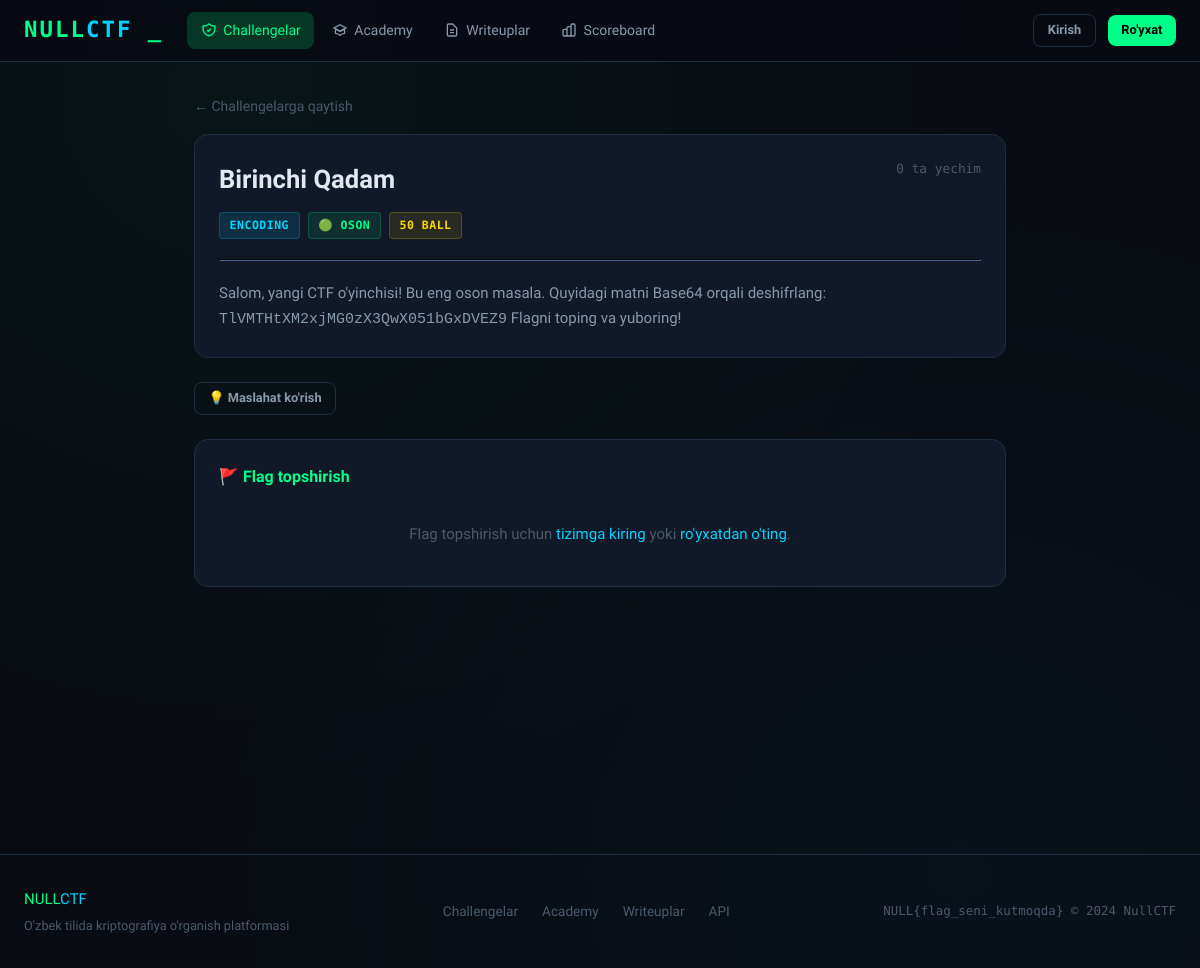
The page /challenges/1 on the database its author committed.
### backend/models/database.py (models this page shows, shortened)
class Challenge(db.Model):
    __tablename__ = 'challenges'
    id          = db.Column(db.Integer, primary_key=True)
    title       = db.Column(db.String(200), nullable=False)
    description = db.Column(db.Text, nullable=False)
    category    = db.Column(db.String(50), nullable=False)   # RSA, XOR, AES, ...
    difficulty  = db.Column(db.String(20), nullable=False)   # oson, o'rta, qiyin
    points      = db.Column(db.Integer, default=100)
    flag        = db.Column(db.String(300), nullable=False)  # NULL{...}
    hint        = db.Column(db.Text)
    attachment  = db.Column(db.String(300))                  # fayl yo'li (ixtiyoriy)
    is_active   = db.Column(db.Boolean, default=True)
    created_at  = db.Column(db.DateTime, default=datetime.utcnow)
    submissions = db.relationship('Submission', backref='challenge', lazy='dynamic')
    writeups    = db.relationship('Writeup', backref='challenge', lazy='dynamic')
    def solve_count(self):
        return self.submissions.filter_by(correct=True).count()

### backend/routes/challenges.py (the view, shortened to what this page needs)
@challenges_bp.route('/challenges/<int:challenge_id>', methods=['GET', 'POST'])
def challenge_detail(challenge_id):
    challenge = Challenge.query.get_or_404(challenge_id)
    solved = False
    show_hint = False
    if current_user.is_authenticated:
        solved = challenge_id in current_user.solved_challenges()
        show_hint = request.args.get('hint') == '1'
    writeups = challenge.writeups.filter_by(is_active=True).all() if solved else []
    return render_template('challenges/detail.html',
                           challenge=challenge,
                           solved=solved,
                           show_hint=show_hint,
                           writeups=writeups)

### frontend/templates/challenges/detail.html (shortened to what this page needs)
{% extends 'base.html' %}
{% block content %}
<div class="container" style="max-width:860px;">
  <div style="margin: 2rem 0 1rem;">
    <a href="{{ url_for('challenges.challenges_list') }}" style="color:var(--text-muted); font-size:.875rem;">
      ← Challengelarga qaytish
    </a>
  </div>
  <div class="card" style="margin-bottom:1.5rem;">
    <div style="display:flex; justify-content:space-between; align-items:flex-start; gap:1rem; flex-wrap:wrap;">
      <div>
        <h1 style="font-size:1.6rem; font-weight:800; margin-bottom:.75rem;">
          {{ challenge.title }}
        </h1>
        <div style="display:flex; gap:.5rem; flex-wrap:wrap;">
          <span class="badge badge-category">{{ challenge.category }}</span>
          {% if challenge.difficulty == 'oson' %}
            <span class="badge badge-easy">🟢 Oson</span>
          {% elif challenge.difficulty == "o'rta" %}
            <span class="badge badge-medium">🟡 O'rta</span>
          {% else %}
            <span class="badge badge-hard">🔴 Qiyin</span>
          {% endif %}
          <span class="badge" style="background:rgba(255,215,0,.1); color:var(--yellow); border:1px solid rgba(255,215,0,.2);">
            {{ challenge.points }} ball
          </span>
        </div>
      </div>
      <div style="text-align:right; color:var(--text-muted); font-family:var(--mono); font-size:.8rem;">
        <div>{{ challenge.solve_count() }} ta yechim</div>
      </div>
    </div>
    <hr style="border-color:var(--border); margin:1.25rem 0;">
    <div style="color:var(--text-secondary); line-height:1.7;">
      {{ challenge.description|safe }}
    </div>
  </div>
  {% if challenge.hint %}
  <div style="margin-bottom:1.5rem;">
    {% if not show_hint %}
    <a href="{{ url_for('challenges.challenge_detail', challenge_id=challenge.id) }}?hint=1"
       class="btn btn-ghost btn-sm">
      💡 Maslahat ko'rish
    </a>
    {% endif %}
  </div>
  {% endif %}
  {% if not solved %}
  <div class="card" style="margin-bottom:1.5rem;">
    <h3 style="font-size:1rem; font-weight:700; margin-bottom:1rem; color:var(--green);">
      🚩 Flag topshirish
    </h3>
    {% if current_user.is_authenticated %}
    <form method="POST">
      <div class="flag-input-wrap">
        <span class="flag-prefix">NULL{</span>
        <input type="text" name="flag" class="flag-input"
               placeholder="flagni_shu_yerga_yozing}"
               autocomplete="off" spellcheck="false" autofocus>
      </div>
      <button type="submit" class="btn btn-primary btn-full" style="margin-top:.75rem;">
        Flagni tekshirish
      </button>
    </form>
    <script>
    // NULL{ prefiksini qo'shib yuborish
    document.querySelector('form').addEventListener('submit', function(e) {
      const input = this.querySelector('.flag-input');
      const hiddenFlag = document.createElement('input');
      hiddenFlag.type = 'hidden';
      hiddenFlag.name = 'flag';
      let val = input.value.trim();
      if (!val.startsWith('NULL{')) {
        val = 'NULL{' + val;
      }
      hiddenFlag.value = val;
      input.name = '';
      this.appendChild(hiddenFlag);
    });
    </script>
    {% else %}
    <div style="text-align:center; padding:1rem; color:var(--text-muted);">
      Flag topshirish uchun
      <a href="{{ url_for('auth.login') }}">tizimga kiring</a>
      yoki
      <a href="{{ url_for('auth.register') }}">ro'yxatdan o'ting</a>.
    </div>
    {% endif %}
  </div>
  {% endif %}
</div>
{% endblock %}

### frontend/static/css/main.css (style rules this page uses)
:root { --bg-base: #080b12; --bg-surface: #0d1117; --bg-card: #111827; --bg-hover: #1a2236; --border: #1e2d40; --border-bright: #2a3f5a; --green: #00ff88; --green-dim: #00cc6a; --green-glow: rgba(0,255,136,.18); --cyan: #00d4ff; --cyan-dim: #00a8cc; --purple: #b060ff; --red: #ff4455; --yellow: #ffd700; --orange: #ff8c00; --text-primary: #e2e8f0; --text-secondary: #8899aa; --text-muted: #4a5a6a; --mono: 'Share Tech Mono', monospace; --sans: 'Exo 2', sans-serif; --radius: 8px; --radius-lg: 14px; --shadow: 0 4px 24px rgba(0,0,0,.6); --glow-green: 0 0 20px var(--green-glow); }
*, *::before, *::after { box-sizing: border-box; margin: 0; padding: 0; }
html { scroll-behavior: smooth; }
body { background: var(--bg-base); color: var(--text-primary); font-family: var(--sans); font-size: 15px; line-height: 1.6; min-height: 100vh; background-image: radial-gradient(ellipse at 20% 10%, rgba(0,255,136,.04) 0%, transparent 60%), radial-gradient(ellipse at 80% 90%, rgba(0,212,255,.03) 0%, transparent 60%); }
a { color: var(--cyan); text-decoration: none; }
.btn { display: inline-flex; align-items: center; justify-content: center; gap: .4rem; padding: .55rem 1.25rem; border-radius: var(--radius); font-family: var(--sans); font-size: .875rem; font-weight: 600; cursor: pointer; border: none; transition: all .2s; text-decoration: none; white-space: nowrap; }
.btn-ghost { background: transparent; color: var(--text-secondary); border: 1px solid var(--border); }
.btn-sm { padding: .35rem .85rem; font-size: .8rem; }
.container { max-width: 1280px; margin: 0 auto; padding: 0 1.5rem; }
.card { background: var(--bg-card); border: 1px solid var(--border); border-radius: var(--radius-lg); padding: 1.5rem; transition: border-color .2s, box-shadow .2s; }
.badge { display: inline-block; padding: .2rem .6rem; border-radius: 4px; font-size: .72rem; font-weight: 600; font-family: var(--mono); text-transform: uppercase; letter-spacing: .5px; }
.badge-category { background: rgba(0,212,255,.12); color: var(--cyan); border: 1px solid rgba(0,212,255,.2); }
.badge-easy { background: rgba(0,255,136,.1); color: var(--green); border: 1px solid rgba(0,255,136,.2); }

### rows shown on the page
Challenge: title "Birinchi Qadam", category "ENCODING", points "50", description "Salom, yangi CTF o'yinchisi! Bu eng oson masala. Quyidagi matni Base64 orqali deshifrlang: TlVMTHtXM2xjMG0zX3QwX051bGxDVEZ9 Flagni toping va yuboring!"

### other values the page prints
{{ challenge.solve_count() }} "0"
